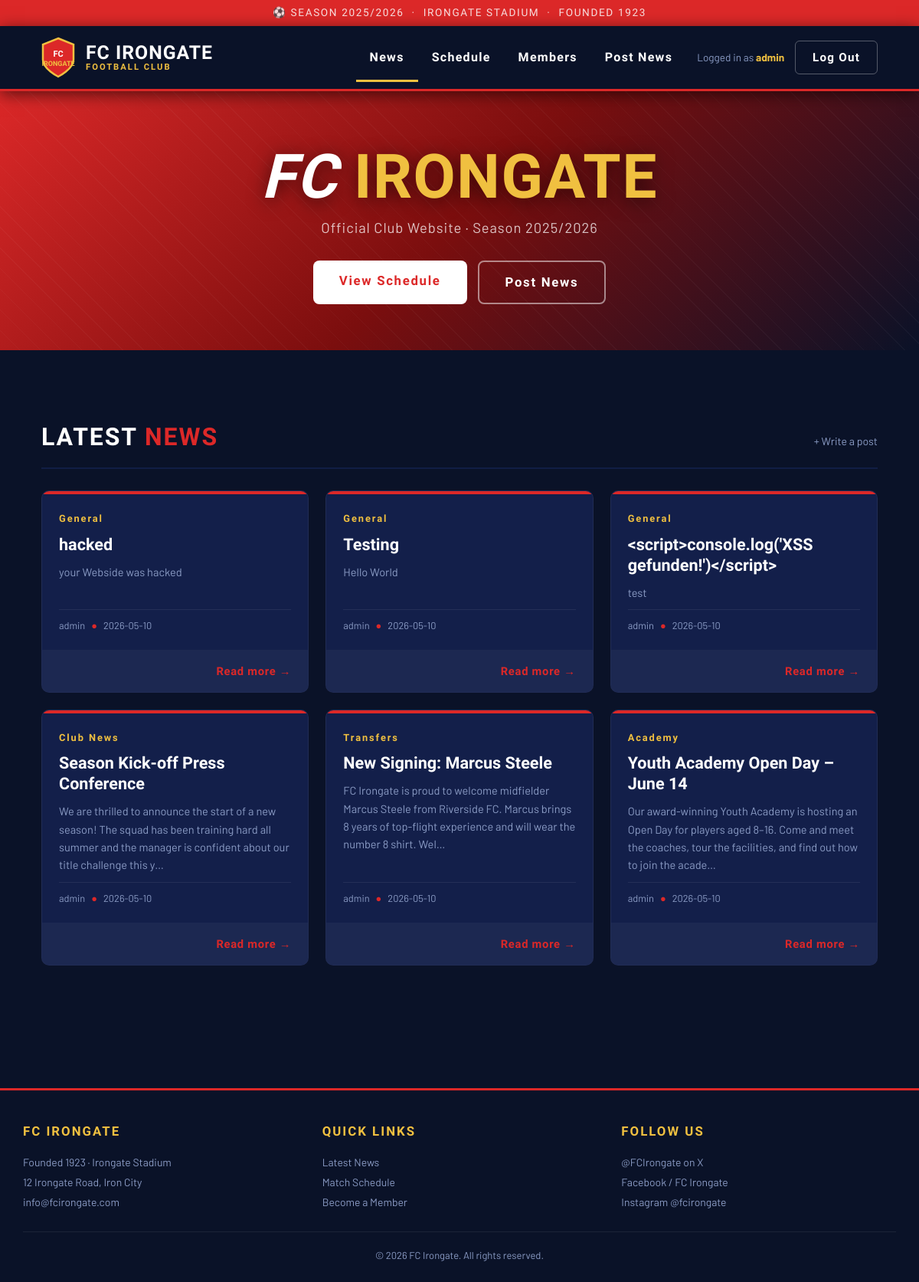
Page / (signed in) on the committed database.
### tables this page shows
CREATE TABLE news_posts (
                id         INTEGER PRIMARY KEY AUTOINCREMENT,
                title      VARCHAR(200) NOT NULL,
                body       TEXT         NOT NULL,
                author_id  INTEGER      NOT NULL REFERENCES members(id),
                created_at DATETIME     NOT NULL DEFAULT CURRENT_TIMESTAMP,
                category   VARCHAR(40)  NOT NULL DEFAULT 'General'
            );

CREATE TABLE members (
                id        INTEGER PRIMARY KEY AUTOINCREMENT,
                username  VARCHAR(80)  NOT NULL UNIQUE,
                email     VARCHAR(120) NOT NULL UNIQUE,
                password  VARCHAR(256) NOT NULL,
                role      VARCHAR(20)  NOT NULL DEFAULT 'member',
                joined_at DATETIME     NOT NULL DEFAULT CURRENT_TIMESTAMP
            );

### app.py (the view)
@app.route("/")
def index():
    db = get_db()
    posts = db.execute("""
        SELECT p.*, m.username AS author_name
        FROM   news_posts p
        JOIN   members m ON m.id = p.author_id
        ORDER  BY p.created_at DESC
        LIMIT  20
    """).fetchall()
    return render_template("index.html", posts=posts, user=current_user())

### app.py (called while the page is built)
def get_db():
    db = getattr(g, "_database", None)
    if db is None:
        db = g._database = sqlite3.connect(DATABASE)
        db.row_factory = sqlite3.Row
        db.execute("PRAGMA journal_mode=WAL")
    return db

def current_user():
    if "user_id" not in session:
        return None
    db = get_db()
    return db.execute("SELECT * FROM members WHERE id=?", (session["user_id"],)).fetchone()

@app.context_processor
def inject_globals():
    return {"now": datetime.utcnow()}

### templates/index.html (shortened to what this page needs)
{% extends "base.html" %}
{% block content %}
<div class="hero">
  <div class="hero-title">FC <em>IRONGATE</em></div>
  <div class="hero-sub">Official Club Website · Season 2025/2026</div>
  <div class="hero-actions">
    <a href="{{ url_for('schedule') }}" class="btn-hero-primary">View Schedule</a>
    {% if not session.user_id %}
    <a href="{{ url_for('register') }}" class="btn-hero-outline">Join the Club</a>
    {% else %}
    <a href="{{ url_for('new_post') }}" class="btn-hero-outline">Post News</a>
    {% endif %}
  </div>
</div>
<div class="container">
  <div class="section-head">
    <h2>LATEST <span>NEWS</span></h2>
    {% if session.user_id %}
    <a href="{{ url_for('new_post') }}">+ Write a post</a>
    {% endif %}
  </div>
  {% if posts %}
  <div class="news-grid">
    {% for post in posts %}
    <div class="news-card">
      <div class="card-stripe"></div>
      <div class="card-body">
        <div class="card-cat">{{ post.category }}</div>
        <div class="card-title">{{ post.title }}</div>
        <div class="card-excerpt">{{ post.body[:160] }}{% if post.body|length > 160 %}…{% endif %}</div>
        <div class="card-meta">
          <span>{{ post.author_name }}</span>
          <span class="dot">●</span>
          <span>{{ post.created_at[:10] }}</span>
        </div>
      </div>
      <div class="card-link">
        <a href="{{ url_for('news_detail', post_id=post.id) }}">Read more →</a>
      </div>
    </div>
    {% endfor %}
  </div>
  {% else %}
  <p style="color:var(--muted); text-align:center; padding: 60px 0;">
    No news yet. Members can post updates above.
  </p>
  {% endif %}
</div>
{% endblock %}

### templates/base.html (style rules this page uses)
*, *::before, *::after { box-sizing: border-box; margin: 0; padding: 0; }
:root { --navy: #0a1228; --navy2: #111e45; --navy3: #1a2d6b; --red: #dc2828; --red2: #ff3b3b; --gold: #f0c040; --white: #ffffff; --off: #e8ecf4; --muted: #8a9bc4; --card: #131f4a; --radius: 10px; --shadow: 0 8px 32px rgba(0,0,0,.45); }
html { scroll-behavior: smooth; }
body { font-family: 'Barlow', sans-serif; background: var(--navy); color: var(--white); min-height: 100vh; line-height: 1.6; }
a { color: inherit; text-decoration: none; }
.container { max-width: 1140px; margin: 0 auto; padding: 40px 24px 80px; }
.hero { background: linear-gradient(135deg, var(--red) 0%, #7b0e0e 50%, var(--navy) 100%); padding: 72px 24px 60px; text-align: center; position: relative; overflow: hidden; }
.hero::before { content: ''; position: absolute; inset: 0; background: repeating-linear-gradient( 45deg, transparent 0px, transparent 18px, rgba(255,255,255,.03) 18px, rgba(255,255,255,.03) 19px ); }
.hero-title { font-family: 'Barlow Condensed', sans-serif; font-size: 5rem; font-weight: 900; font-style: italic; letter-spacing: .02em; line-height: 1; position: relative; text-shadow: 0 4px 24px rgba(0,0,0,.6); }
.hero-title em { color: var(--gold); font-style: normal; }
.hero-sub { font-size: 1.15rem; color: rgba(255,255,255,.75); margin-top: 12px; position: relative; letter-spacing: .05em; }
.hero-actions { margin-top: 28px; display: flex; gap: 14px; justify-content: center; position: relative; }
.btn-hero-primary { background: var(--white); color: var(--red); font-family: 'Barlow Condensed', sans-serif; font-weight: 800; font-size: 1.05rem; letter-spacing: .1em; padding: 13px 34px; border-radius: 8px; border: none; cursor: pointer; transition: all .2s; }
.btn-hero-outline { background: transparent; color: var(--white); border: 2px solid rgba(255,255,255,.5); font-family: 'Barlow Condensed', sans-serif; font-weight: 700; font-size: 1.05rem; letter-spacing: .1em; padding: 13px 34px; border-radius: 8px; cursor: pointer; transition: all .2s; }
.section-head { display: flex; align-items: baseline; justify-content: space-between; border-bottom: 2px solid var(--navy2); padding-bottom: 14px; margin-bottom: 28px; margin-top: 48px; }
.section-head h2 { font-family: 'Barlow Condensed', sans-serif; font-size: 2rem; font-weight: 900; letter-spacing: .06em; }
.section-head h2 span { color: var(--red); }
.section-head a { font-size: .88rem; color: var(--muted); transition: color .2s; }
.news-grid { display: grid; grid-template-columns: repeat(auto-fill, minmax(320px, 1fr)); gap: 22px; }
.news-card { background: var(--card); border-radius: var(--radius); border: 1px solid rgba(255,255,255,.06); overflow: hidden; transition: transform .2s, box-shadow .2s; display: flex; flex-direction: column; }
.card-stripe { height: 4px; background: var(--red); }
.card-body { padding: 22px; flex: 1; display: flex; flex-direction: column; gap: 10px; }
.card-cat { font-family: 'Barlow Condensed', sans-serif; font-size: .8rem; font-weight: 700; letter-spacing: .15em; color: var(--gold); }
.card-title { font-family: 'Barlow Condensed', sans-serif; font-size: 1.35rem; font-weight: 700; line-height: 1.25; }
.card-excerpt { font-size: .91rem; color: var(--muted); flex: 1; }
.card-meta { font-size: .8rem; color: var(--muted); display: flex; align-items: center; gap: 8px; padding-top: 10px; border-top: 1px solid rgba(255,255,255,.07); }
.card-meta .dot { color: var(--red); }
.card-link { padding: 14px 22px; background: rgba(255,255,255,.04); text-align: right; }
.card-link a { font-family: 'Barlow Condensed', sans-serif; font-weight: 700; font-size: .92rem; letter-spacing: .05em; color: var(--red); transition: color .2s; }

### rows in the picture
news_posts: category "General", title "hacked", body "your Webside was hacked", author_name "admin", created_at "2026-05-10"
news_posts: category "General", title "Testing", body "Hello World", author_name "admin", created_at "2026-05-10"
news_posts: category "General", title "<script>console.log('XSS gefunden!')</script>", body "test", author_name "admin", created_at "2026-05-10"
news_posts: category "Club News", title "Season Kick-off Press Conference", body "We are thrilled to announce the start of a new season! The squad has been training hard all summer and the manager is confident about our title challenge this y", author_name "admin", created_at "2026-05-10"
news_posts: category "Transfers", title "New Signing: Marcus Steele", body "FC Irongate is proud to welcome midfielder Marcus Steele from Riverside FC. Marcus brings 8 years of top-flight experience and will wear the number 8 shirt. Wel", author_name "admin", created_at "2026-05-10"
news_posts: category "Academy", title "Youth Academy Open Day – June 14", body "Our award-winning Youth Academy is hosting an Open Day for players aged 8–16. Come and meet the coaches, tour the facilities, and find out how to join the acade", author_name "admin", created_at "2026-05-10"

### other values in the picture
{{ session.username }} "admin"
